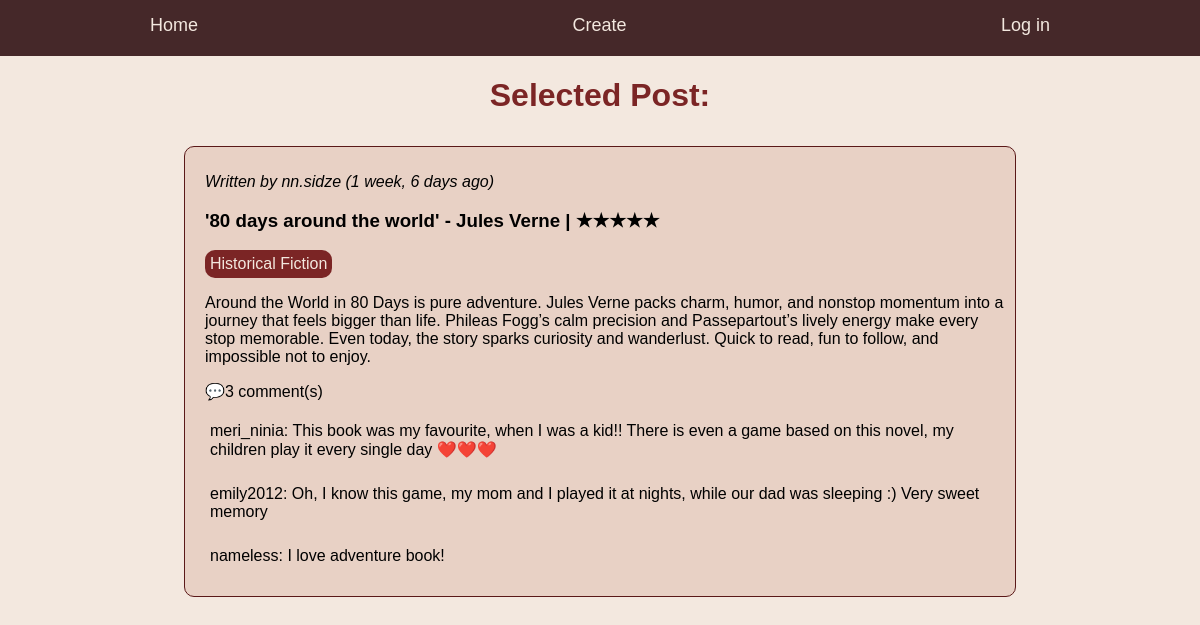
Page /review/7/ on the committed database.
### books/models.py (models this page shows, shortened)
class Review(models.Model):
    user = models.ForeignKey(User, on_delete = models.CASCADE)
    book = models.ForeignKey(Book, on_delete = models.CASCADE)
    rating = models.IntegerField(
        default = 5,
        validators=[MinValueValidator(1), MaxValueValidator(5)]
    )
    def stars(self):
            return "★" * self.rating + "☆" * (5 - self.rating)
    content = models.TextField()
    created_at = models.DateTimeField(auto_now_add=True)
    class Meta:
        constraints =[
            models.UniqueConstraint(fields=['user', 'book'], name='unique_review_per_user_per_book')
        ]

class Book(models.Model):
    author = models.ForeignKey(Author, on_delete = models.CASCADE)
    title = models.CharField(max_length=200)
    genre = models.ManyToManyField(Genre)

class Author(models.Model):
    name = models.CharField(max_length=30)
    surname = models.CharField(max_length=30)
    def __str__(self):
        return f"{self.name} {self.surname}"

class Genre(models.Model):
    genre_name = models.CharField(max_length=30, unique = True)

class Comment(models.Model):
    user = models.ForeignKey(User, on_delete = models.CASCADE)
    review_post = models.ForeignKey(Review, related_name = "comments", on_delete = models.CASCADE)
    comment = models.TextField()

### users/models.py (models this page shows)
class User(AbstractUser):
    pass

### books/views.py (the view)
# urls.py: path('review/<int:review_id>/', views.details_page, name ="details"),
def details_page(request,review_id):
    try:
        review = models.Review.objects.get(id=review_id)
    except models.Review.DoesNotExist:
        return redirect("home")
    comments = models.Comment.objects.filter(review_post= review_id)
    context = {
        "review": review,
        "comments": comments,
    }
    return render(request, "details.html", context)

### templates/details.html (shortened to what this page needs)
{% load static %}
<!DOCTYPE html>
<html lang="en">
<head>
    <link rel="stylesheet" href="{% static 'css/style.css' %}">
</head>
<body>
    <div class = "main-container sticky-header">
            <div class = "menu-items">
                <a class="menu-item" href="{% url 'home' %}">Home</a>
                <a class="menu-item" href="{% url 'create' %}">Create</a>
                    {%if request.user.is_authenticated%}
                    <form method = "POST" action="{%url 'logout'%}">
                        {%csrf_token%}
                        <button class = "logout menu-item">Log out</button>
                    </form>
                    {%else%}
                        <a href="{%url 'login'%}" class= "menu-item">Log in</a>
                    {%endif%}
            </div>
    </div>
    <div class = "greeting">
        <h1>Selected Post:</h1>
    </div>
    <div class = "posts-container ">
            <div class = "post-style">
                <p><i>Written by {{review.user.username}} ({{review.created_at|timesince}} ago)</i></p>
                <h3>'{{review.book.title}}' - {{review.book.author}} | {{review.stars}}</h3>
                    <div class = "genres">
                            <div class ="genre">
                                {% for genre in review.book.genre.all %}
                                {{ genre.genre_name }}{% if not forloop.last %}, {% endif %}
                            {% endfor %}
                            </div>
                    </div>
                <p>{{review.content}}</p>
                <span class="comments-count">💬{{review.comments.all|length}} comment(s)</span>
                <div class="comment-section">
                        {%for comment in review.comments.all%}
                        <div class="comment-details">
                            <p class="comment-items">
                            {{comment.user.username}}:
                            {{comment.comment}}
                            </p>
                        </div>
                    {%endfor%}
                </div>
            </div>
    </div>
</body>
</html>

### static/css/style.css (style rules this page uses)
body { font-family:'Gill Sans', 'Gill Sans MT', Calibri, 'Trebuchet MS', sans-serif; background-color: rgb(243, 232, 223); margin: 0; padding:0; }
a { color:black; text-decoration: none; }
.main-container { position: sticky; top:0; z-index: 1000; margin:auto; background-color: rgb(69, 40, 41); }
.menu-items { padding: 15px 150px 20px 150px; display: flex; align-items: center; justify-content: space-between; }
.menu-item { font-size:18px; color: rgb(243, 232, 223); }
.greeting { color:rgb(123, 37, 37); justify-content:center; display:flex; }
.posts-container { width:auto; height:fit-content; display:grid; justify-content: center; }
.post-style { background-color:rgb(232, 209, 197); width:800px; height:fit-content; justify-content:left; padding: 10px 10px 10px 20px ; border-radius: 10px; border: 1px solid rgb(90, 24, 24); margin: 10px 0 10px 0; }
.genre { border: 10px; width:fit-content; height:auto; background-color:rgb(123, 37, 37) ; border-radius: 10px; color:rgb(243, 232, 223); padding:5px; }
.comment-items { border-radius: 2px; border-radius:5px; padding:5px; }

### rows in the picture
Review: user.username "nn.sidze", created_at "1 week, 6 days", book "80 days around the world", book.author "Jules Verne", stars "★★★★★", content "Around the World in 80 Days is pure adventure. Jules Verne packs charm, humor, and nonstop momentum into a journey that feels bigger than life. Phileas Fogg’s calm precision and Passepartout’s lively energy make every stop memorable. Even today, the story sparks curiosity and wanderlust. Quick to read, fun to follow, and impossible not to enjoy.", comments.all|length "3"
Genre: genre_name "Historical Fiction"
Comment: user.username "meri_ninia", comment "This book was my favourite, when I was a kid!! There is even a game based on this novel, my children play it every single day ❤️❤️❤️"
Comment: user.username "emily2012", comment "Oh, I know this game, my mom and I played it at nights, while our dad was sleeping :) Very sweet memory"
Comment: user.username "nameless", comment "I love adventure book!"
